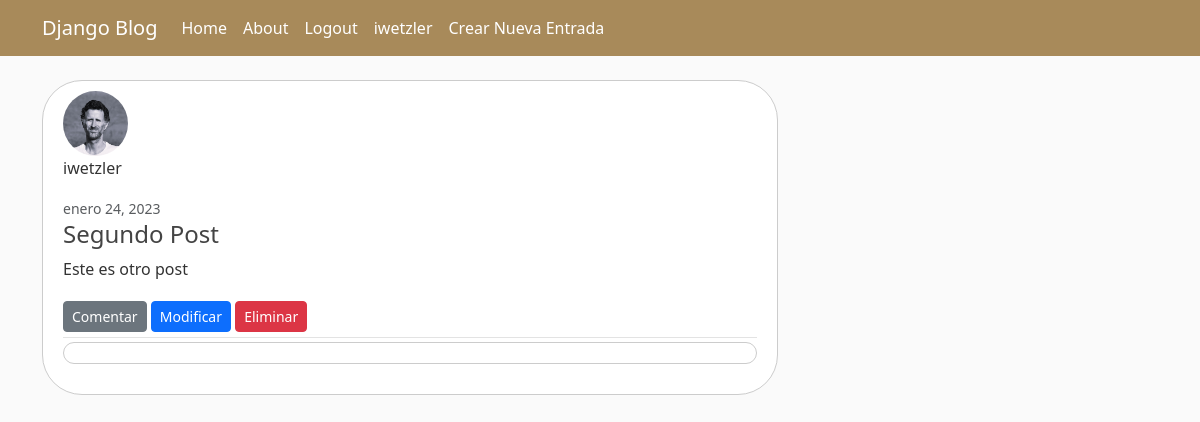
Page /post/2/ (signed in) on the committed database.
### blog/models.py (models this page shows, shortened)
class Post(models.Model):
    titulo = models.CharField(max_length= 30)
    contenido = models.TextField()
    fecha = models.DateTimeField(default=timezone.now)
    user = models.ForeignKey(Usuario, on_delete=models.CASCADE)

### usuarios/models.py (models this page shows, shortened)
class Avatar(models.Model):
    imagen = models.ImageField(default = "/avatars/avatarpordefecto.png", upload_to = "avatars")
    user = models.OneToOneField(User, on_delete= models.CASCADE)

### blog/views.py (the view)
# urls.py: path("post/<int:pk>/", PostDetailView.as_view(), name= "post-detail"),
class PostDetailView(DetailView):
    model = Post
    def get_context_data(self, **kwargs):
        context = super().get_context_data(**kwargs)
        context["comentarios"] = Comentario.objects.filter(post = self.kwargs["pk"])
        return context

### blog/templates/blog/post_detail.html (shortened to what this page needs)
{% extends "blog/padre.html" %}
{% block content %}
  <article class="media content-section">
    <img class="rounded-circle article-img" src="{{ post.user.avatar.imagen.url }}">
    <div class="media-body">
      <div class="article-metadata">
        <p class="mr-2" >{{ object.user }}</p>
        <small class="text-muted">{{ object.fecha|date:"F d, Y" }}</small>
        <h4 class="article-title">{{ object.titulo }}</h4>
        <p class="article-content">{{ object.contenido }}</p>
        <div>
              <a class="btn btn-secondary btn-sm mt-1 mb-1" href="{% url 'post-coment' object.id %}">Comentar</a>
            {% if object.user == user %}
              <a class="btn btn-primary btn-sm mt-1 mb-1" href="{% url 'post-modificar' object.id %}">Modificar</a>
              <a class="btn btn-danger btn-sm mt-1 mb-1" href="{% url 'post-delete' object.id %}">Eliminar</a>
            {% endif %}
          </div>
      </div>
    </div>
    <div class="media-body">
      <article class="media content-section">
        </div>
    </div>
{% endblock content %}

### blog/templates/blog/padre.html (shortened to what this page needs)
{% load static %}
<!DOCTYPE html>
<html lang="en">
<head>
    <link href="https://cdn.jsdelivr.net/npm/bootstrap@5.3.0-alpha1/dist/css/bootstrap.min.css" rel="stylesheet">
    <link rel = "stylesheet" type = "text/css" href = " {% static 'blog/main.css' %}" >
</head>
<body>
    <header class="site-header">
        <nav class="navbar navbar-expand-md navbar-dark bg-steel fixed-top">
          <div class="container">
            <a class="navbar-brand mr-4" href="{% url 'blog-home' %}">Django Blog</a>
            <div class="collapse navbar-collapse" id="navbarToggle">
              <div class="navbar-nav mr-auto">
                <a class="nav-item nav-link" href="{% url 'blog-home' %}">Home</a>
                <a class="nav-item nav-link" href="{% url 'blog-about' %}">About</a>
              </div>
              <div class="navbar-nav">
                {% if user.is_authenticated %}
                  <a class="nav-item nav-link" href="{% url 'logout' %}">Logout</a>
                  <a class="nav-item nav-link" href="{% url 'perfil' %}">{{ user.username }}</a>
                  <a class="nav-item nav-link" href="{% url 'post-form' %}"> Crear Nueva Entrada</a>
                {% else %}
                  <a class="nav-item nav-link" href="{% url 'alta' %}">Alta</a>
                  <a class="nav-item nav-link" href="{% url 'login' %}">Login</a>
                  {% endif %}
                </div>
            </div>
          </div>
        </nav>
      </header>
    <main role="main" class="container">
      <div class="row">
        <div class="col-md-8">
          {% block content %}{% endblock %}
        </div>
    </main>
   </body>
</html>

### blog/static/blog/main.css (style rules this page uses)
body { background: #fafafa; color: #333333; margin-top: 5rem; }
h1, h2, h3, h4, h5, h6 { color: #444444; }
.bg-steel { background-color: #A88A5A; }
.site-header .navbar-nav .nav-link { color: #ffffff; }
.content-section { background: #ffffff; padding: 10px 20px; border: 1px solid #dddddd; border-radius: 3px; margin-bottom: 20px; border: 1px solid #ccc; border-radius: 40px; }
.article-title { color: #444444; }
.article-content { white-space: pre-line; }
.article-img { height: 65px; width: 65px; margin-right: 16px; }
.article-metadata { padding-bottom: 1px; margin-bottom: 4px; border-bottom: 1px solid #e3e3e3 }

### rows in the picture
Post: user.avatar.imagen (picture), user "iwetzler", fecha "enero 24, 2023", titulo "Segundo Post", contenido "Este es otro post"

### other values in the picture
{{ user.username }} "iwetzler"
